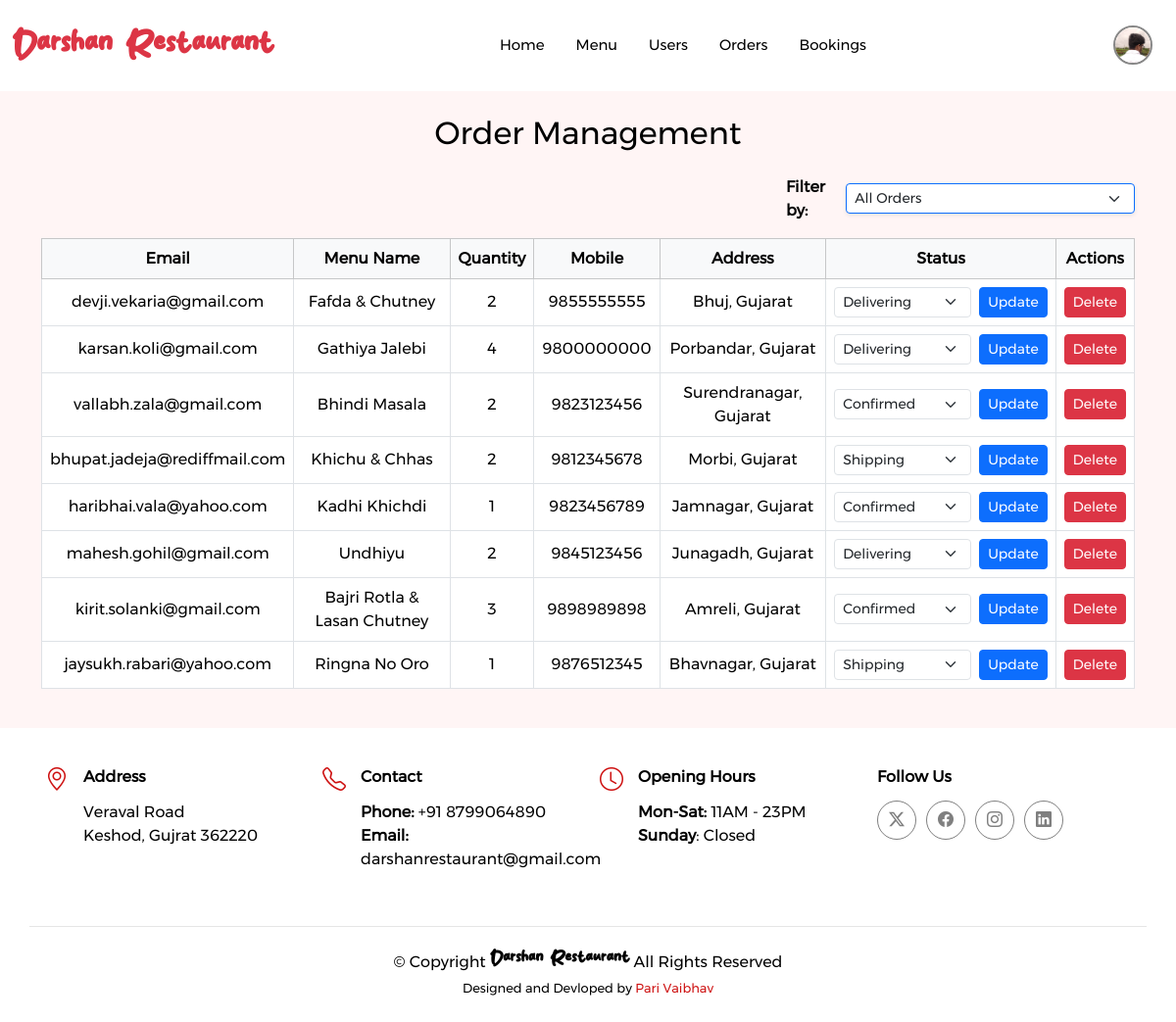
Screenshot of /admin/myorder.php (signed in) with the database file from the repository.
### tables this page shows
CREATE TABLE `users` (
  `id` int(11) NOT NULL,
  `email` varchar(255) NOT NULL,
  `password` varchar(255) NOT NULL,
  `user_type` enum('user','admin') NOT NULL DEFAULT 'user',
  `created_at` timestamp NOT NULL DEFAULT current_timestamp(),
  `user_img` varchar(255) NOT NULL DEFAULT '../assets/img/usersprofiles/profilepic.jpg'
);

CREATE TABLE `orders` (
  `order_id` int(11) NOT NULL,
  `menu_id` int(11) NOT NULL,
  `email` varchar(255) NOT NULL,
  `menu_name` varchar(255) NOT NULL,
  `quantity` int(11) NOT NULL,
  `price` int(10) NOT NULL,
  `total_price` int(10) NOT NULL,
  `mobile` varchar(15) NOT NULL,
  `address` text NOT NULL,
  `status` enum('Confirmed','Shipping','Ongoing','Delivering') NOT NULL DEFAULT 'Confirmed',
  `order_time` timestamp NOT NULL DEFAULT current_timestamp(),
  `order_date` date NOT NULL DEFAULT curdate(),
  `created_at` datetime NOT NULL DEFAULT current_timestamp()
);

### includes/auth_check.php (called while the page is built, shortened)
<?php
function decrypt(string $data, string $key): string|false
{
    $decoded = base64_decode($data, true);
    $iv         = substr($decoded, 0, 16);
    $ciphertext = substr($decoded, 16);
    return openssl_decrypt($ciphertext, 'AES-256-CBC', $key, 0, $iv);
}
function requireLogin(): array
{
    $email     = decrypt($_COOKIE['email'],     SECRET_KEY);
    $userType  = decrypt($_COOKIE['user_type'], SECRET_KEY);
    $loginTime = decrypt($_COOKIE['login_time'], SECRET_KEY);
    return ['email' => $email, 'userType' => $userType];
}

### admin/myorder.php (the view, shortened to what this page needs)
<?php
include __DIR__ . '/../includes/db.php';
$whereClause = '';
$sql = "SELECT order_id, email, menu_name, quantity, mobile, address, status FROM orders $whereClause ORDER BY order_id DESC";
$result = $conn->query($sql);
?>
<!DOCTYPE html>
<html lang="en">
<head>
    <link href="../assets/vendor/bootstrap/css/bootstrap.min.css" rel="stylesheet" />
    <link href="../assets/vendor/bootstrap-icons/bootstrap-icons.css" rel="stylesheet" />
    <link href="../assets/vendor/aos/aos.css" rel="stylesheet" />
    <link href="../assets/vendor/glightbox/css/glightbox.min.css" rel="stylesheet" />
    <link href="../assets/vendor/swiper/swiper-bundle.min.css" rel="stylesheet" />
    <link href="../assets/css/main.css" rel="stylesheet" />
</head>
<body>
    <?php include 'header.php'; ?>
    <div class="container py-4">
        <h2 class="mb-4 text-center">Order Management</h2>
        <div class="row mb-3">
            <div class="col-md-4 offset-md-8">
                <form method="GET" class="d-flex align-items-center justify-content-end">
                    <label for="filter" class="me-2 fw-semibold flex-wrap">Filter by:</label>
                    <select name="filter" id="filter" class="form-select form-select-sm shadow-sm border-primary" onchange="this.form.submit()">
                        <option value="">All Orders</option>
                    </select>
                </form>
            </div>
        </div>
        <div class="table-responsive">
            <table class="table table-bordered align-middle text-center">
                <thead class="table-light">
                    <tr>
                        <th>Email</th>
                        <th>Menu Name</th>
                        <th>Quantity</th>
                        <th>Mobile</th>
                        <th>Address</th>
                        <th>Status</th>
                        <th>Actions</th>
                    </tr>
                </thead>
                <tbody>
                    <?php if ($result && $result->num_rows > 0): ?>
                        <?php while ($row = $result->fetch_assoc()): ?>
                            <tr>
                                <td><?= htmlspecialchars($row['email']) ?></td>
                                <td><?= htmlspecialchars($row['menu_name']) ?></td>
                                <td><?= (int)$row['quantity'] ?></td>
                                <td><?= htmlspecialchars($row['mobile']) ?></td>
                                <td><?= htmlspecialchars($row['address']) ?></td>
                                <td>
                                    <form action="../includes/order_status_update.php" method="POST" class="d-flex gap-2 justify-content-center align-items-center">
                                        <select name="status" class="form-select form-select-sm" style="width: 140px;">
                                            <?php
                                            $statuses = ['Confirmed', 'Shipping', 'Ongoing', 'Delivering'];
                                            foreach ($statuses as $statusOption) {
                                                $selected = ($row['status'] === $statusOption) ? 'selected' : '';
                                                echo "<option value=\"$statusOption\" $selected>$statusOption</option>";
                                            }
                                            ?>
                                        </select>
                                        <button type="submit" class="btn btn-primary btn-sm">Update</button>
                                    </form>
                                </td>
                                <td>
                                    <form action="../includes/delete_order.php" method="POST" onsubmit="return confirmDelete(event, this);">
                                        <button type="submit" class="btn btn-danger btn-sm">Delete</button>
                                    </form>
                                </td>
                            </tr>
                        <?php endwhile; ?>
                    <?php else: ?>
                        <tr>
                            <td colspan="7">No orders found.</td>
                        </tr>
                    <?php endif; ?>
                </tbody>
            </table>
        </div>
    </div>
    <?php include 'footer.php'; ?>
</body>
</html>

### admin/header.php (shortened to what this page needs)
<?php
require_once __DIR__ . '/../includes/db.php';
require_once __DIR__ . '/../includes/auth_check.php';
$user = requireLogin();
$avatarDB = null;
$stmt = $conn->prepare("SELECT user_img FROM users WHERE email = ?");
if ($stmt) {
    $stmt->bind_param('s', $user['email']);
    $stmt->execute();
    $stmt->bind_result($avatarDB);
}
$uploadsRel = 'assets/img/usersprofiles/';
$defaultRel = $uploadsRel . 'profilepic.jpg';
$avatarRel  = $defaultRel;
if ($avatarDB) {
    $normalizedPath = ltrim($avatarDB, '/\\');
    $filePath = __DIR__ . '/../' . $normalizedPath;
    if (file_exists($filePath)) {
        $avatarRel = $normalizedPath;
    }
}
$avatarUrl = '../' . $avatarRel;
$email = $user['email'];
$isSpecialEmail = ($email === 'parivaibhav@gmail.com');
?>
<header id="header" class="header d-flex align-items-center sticky-top bg-white " id="main-navbar">
    <div class="container position-relative d-flex align-items-center justify-content-between">
        <a href="/college/admin/index" class="logo d-flex align-items-center me-auto me-xl-0">
            <h1 class="sitename text-danger">Darshan Restaurant</h1>
        </a>
        <nav id="navmenu" class="navmenu mx-auto">
            <ul>
                <li><a href="/college/admin/index">Home</a></li>
                <li><a href="/college/admin/menu">Menu</a></li>
                <?php if ($isSpecialEmail): ?>
                    <li><a href="/college/admin/users">Users</a></li>
                <?php endif; ?>
                <li><a href="/college/admin/myorder">Orders</a></li>
                <li><a href="/college/admin/bookings">Bookings</a></li>
            </ul>
        </nav>
    </div>
   <div class="d-flex align-items-center gap-3 px-4">
    <div class="dropdown">
      <button class="avatar-btn" id="avatarDropdown"
              data-bs-toggle="dropdown" aria-expanded="false"
              title="<?= htmlspecialchars($email) ?>">
        <img src="<?= htmlspecialchars($avatarUrl) ?>"
             alt="User Avatar" class="avatar-img">
      </button>
    </div>
  </div>
</header>

### assets/css/main.css (style rules this page uses)
:root { --default-font: "font2", system-ui, -apple-system, "Segoe UI", Roboto, "Helvetica Neue", Arial, "Noto Sans", "Liberation Sans", sans-serif, "Apple Color Emoji", "Segoe UI Emoji", "Segoe UI Symbol", "Noto Color Emoji"; }
:root { --default-color: #000000; --heading-color: #000000; --accent-color: #ce1212; --surface-color: #ffffff; --contrast-color: #ffffff; }
:root { --nav-color: #000000; --nav-hover-color: #ce1212; --nav-mobile-background-color: #ffffff; --nav-dropdown-background-color: #ffffff; --nav-dropdown-color: #7f7f90; --nav-dropdown-hover-color: #ce1212; }
:root { scroll-behavior: smooth; }
body { color: var(--default-color); background-color: #fff5f5 !important; font-family: var(--default-font); cursor: default !important; }
a { color: var(--accent-color); text-decoration: none; transition: 0.3s; }
h1, h2, h3, h4, h5, h6 { color: var(--heading-color); }
.header { color: var(--default-color); background-color: var(--background-color); padding: 20px 0; transition: all 0.5s; z-index: 997; }
.header .logo { line-height: 1; }
.header .logo h1 { font-size: 30px; margin: 0; font-weight: 700; color: var(--heading-color); }
@media (max-width: 1200px) { .header .logo { order: 1; } }
@media (max-width: 1200px) { .header .navmenu { order: 3; } }
@media (min-width: 1200px) { .navmenu { padding: 0; } }
@media (min-width: 1200px) { .navmenu ul { margin: 0; padding: 0; display: flex; list-style: none; align-items: center; } }
@media (min-width: 1200px) { .navmenu li { position: relative; } }
@media (min-width: 1200px) { .navmenu > ul > li { white-space: nowrap; padding: 15px 14px; } }
@media (min-width: 1200px) { .navmenu > ul > li:last-child { padding-right: 0; } }
@media (min-width: 1200px) { .navmenu a, .navmenu a:focus { color: var(--nav-color); font-size: 15px; padding: 0 2px; font-weight: 500; display: flex; align-items: center; justify-content: space-between; white-space: nowrap; transition: 0.3s; position: relative; } }
@media (min-width: 1200px) { .navmenu > ul > li > a:before { content: ""; position: absolute; height: 2px; bottom: -6px; left: 0; background-color: var(--nav-hover-color); visibility: hidden; width: 0px; transition: all 0.3s ease-in-out 0s; } }
.sitename { font-family: "font3" !important; }
.avatar-btn { padding: 0; border: none; background: none; margin-left: auto; }
.avatar-img { width: 40px; height: 40px; object-fit: cover; border-radius: 50%; border: 2px solid rgb(135, 135, 135); margin-left: auto; }

### admin/header.php (style rules this page uses)
.avatar-btn { padding:0;border:none;background:none }
.avatar-img { width:40px;height:40px;object-fit:cover;border-radius:50%; border:2px solid rgb(135,135,135) }

### rows the page displays
users: user_img (picture)
orders: email "devji.vekaria@gmail.com", menu_name "Fafda & Chutney", quantity "2", mobile "9855555555", address "Bhuj, Gujarat"
orders: email "karsan.koli@gmail.com", menu_name "Gathiya Jalebi", quantity "4", mobile "9800000000", address "Porbandar, Gujarat"
orders: email "vallabh.zala@gmail.com", menu_name "Bhindi Masala", quantity "2", mobile "9823123456", address "Surendranagar, Gujarat"
orders: email "bhupat.jadeja@rediffmail.com", menu_name "Khichu & Chhas", quantity "2", mobile "9812345678", address "Morbi, Gujarat"
orders: email "haribhai.vala@yahoo.com", menu_name "Kadhi Khichdi", quantity "1", mobile "9823456789", address "Jamnagar, Gujarat"
orders: email "mahesh.gohil@gmail.com", menu_name "Undhiyu", quantity "2", mobile "9845123456", address "Junagadh, Gujarat"
orders: email "kirit.solanki@gmail.com", menu_name "Bajri Rotla & Lasan Chutney", quantity "3", mobile "9898989898", address "Amreli, Gujarat"
orders: email "jaysukh.rabari@yahoo.com", menu_name "Ringna No Oro", quantity "1", mobile "9876512345", address "Bhavnagar, Gujarat"

### other values shown
form field status "Delivering"
form field status "Confirmed"
form field status "Shipping"
